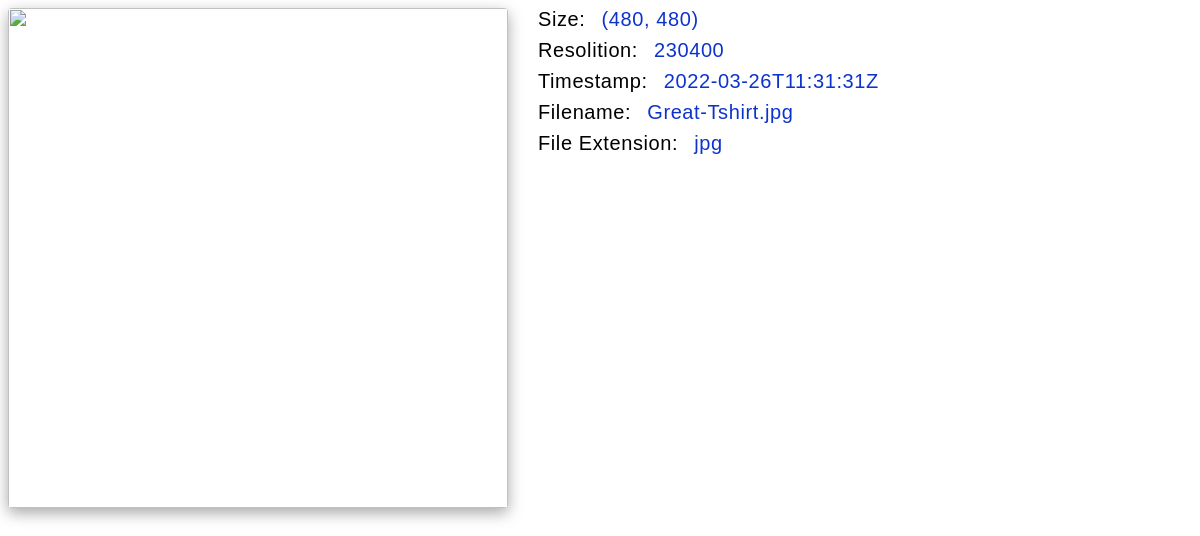
Page /gky65x3xpsnknjai8yyt on the committed database.
### myapp/models.py (models this page shows, shortened)
class Image_Model(models.Model):
    size            = models.CharField(max_length=50,default="")
    resolution      = models.CharField(max_length=100,default="")
    timestamp       = models.CharField(max_length=100,default="")
    filename        = models.CharField(max_length=100,default="")
    file_extension  = models.CharField(max_length=100,default="")
    image_id        = models.CharField(max_length=100,default="")

### myapp/views.py (the view)
# urls.py: path('<image_id>',show_data),
def show_data(request,image_id):
    model_obj = Image_Model.objects.get(image_id=image_id)
    link= f'http://res.cloudinary.com/dsnwtu0ir/image/upload/v1648291012/uploads/{ image_id }.png'
    context={'items':model_obj, 'link' :link}
    return render(request , 'myapp/show.html',context)

### myapp/templates/myapp/show.html (shortened to what this page needs)
<!DOCTYPE html>
<html lang="en">
<head>
</head>
<body>
<div class="container">
<div style="display:table-cell; vertical-align:middle; text-align:center">
    <img class="img" src={{ link }} alt="" srcset="">
</div>
<div style="padding-left: 30px;">
<div class="division">
<div class="left">
    Size: </div> <span class="right"> {{ items.size }}</span></div>
<div class="division">
    <div class="left">
        Resolition: </div> <span class="right"> {{ items.resolution }}</span></div>
        <div class="division">
            <div class="left">
                Timestamp: </div> <span class="right"> {{ items.timestamp }}</span></div>
                <div class="division">
                    <div class="left">
                        Filename: </div> <span class="right"> {{ items.filename }}</span></div>
                <div class="division">
                    <div class="left">
                        File Extension: </div> <span class="right"> {{ items.file_extension }}</span></div>
</div>
</div>
</body>
</html>

### myapp/templates/myapp/show.html (style rules this page uses)
.division { display: flex; margin-bottom: 8px; }
.right { font-size: 20px; font-weight: 400; font-family: sans-serif; letter-spacing: 0.03em; color: #0d33cd; padding-left: 16px; }
.left { font-size: 20px; font-weight: 500; font-family: sans-serif; letter-spacing: 0.03em; }
.img { width: 500px; height: 500px; object-fit: cover; border-radius: 4px; box-shadow: rgb(0 0 0 / 35%) 0px 5px 15px; }
.container { display: flex; align-items: flex-start; }

### rows in the picture
Image_Model: size "(480, 480)", resolution "230400", timestamp "2022-03-26T11:31:31Z", filename "Great-Tshirt.jpg", file_extension "jpg"
